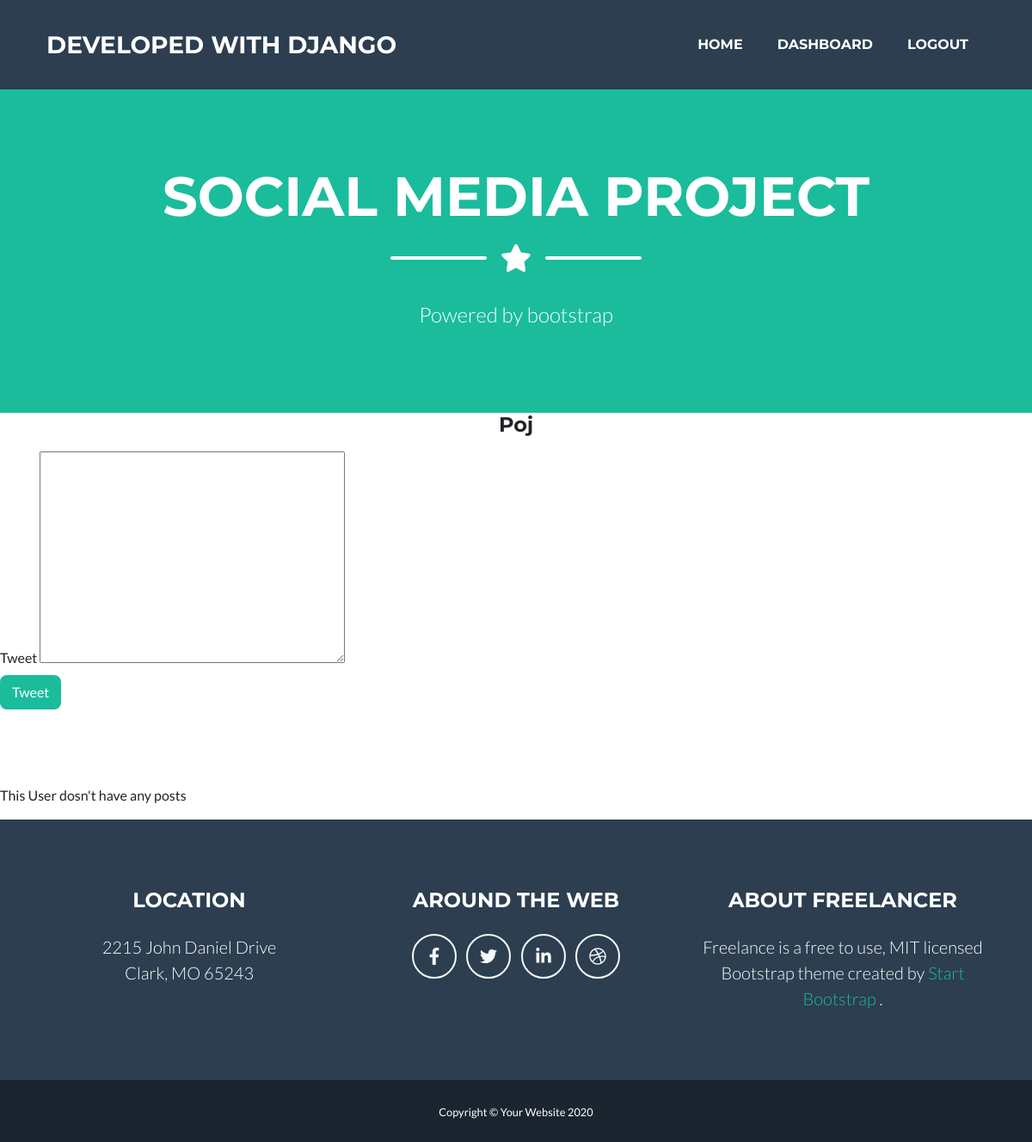
The app's page /account/dashboard/1/ (signed in), older data.
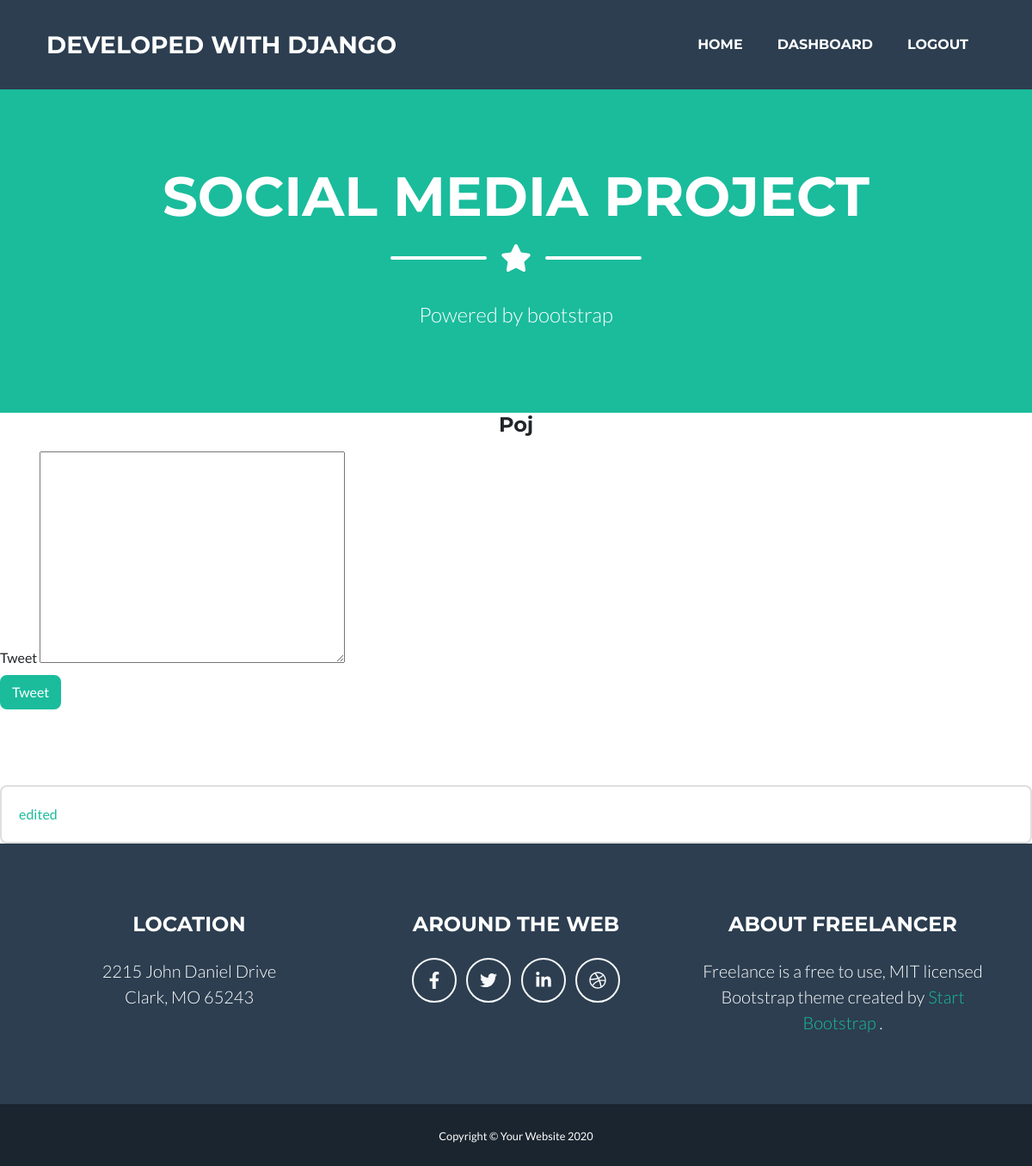
The same page, newer data.
### posts/models.py (models this page shows, shortened)
class Post (models.Model):
    user = models.ForeignKey(User, on_delete=models.CASCADE)
    body = models.TextField(max_length = 400)
    slug = models.SlugField(max_length = 20)
    created = models.DateTimeField(auto_now_add=True)
    def get_absolute_url(self):
        return reverse('posts:post_detail', args=[self.created.year,
         self.created.month,
          self.created.day,
           self.slug])

### account/views.py (the view)
# urls.py: path('dashboard/<int:user_id>/', views.user_dashboard, name = 'dashboard')
@login_required
def user_dashboard(request, user_id):
    user = get_object_or_404(User, id = user_id)
    posts = Post.objects.filter(user=user)
    if request.method == 'POST':
        form = AddPostForm(request.POST)
        if form.is_valid():
            new_post=form.save(commit=False)
            new_post.user = request.user
            new_post.slug = slugify(form.cleaned_data['body'][:15])
            new_post.save()
            messages.success(request,'Tweet done', 'success')
            return redirect('account:dashboard', user_id)
    else:
        form = AddPostForm()
    return render(request, 'account/dashboard.html', {'user':user, 'posts':posts, 'form':form})

### account/forms.py
class AddPostForm(forms.ModelForm):
    class Meta:
        model = Post
        fields = ('body',)

### account/templates/account/dashboard.html (shortened to what this page needs)
{% extends 'index.html' %}
{% block content %}
    <h4 class="text-center"> {{user.username|capfirst}} </h4>
    {% if request.user.is_authenticated %}
    {% if request.user.id == user.id %}
    <form action="" method="post" class="form-group">
        <label for="{{ form.body.id_for_label }}">Tweet</label>
        {{ form.body }}<br/>
        <input type="submit" value="Tweet" class = "btn btn-primary">
    </form>
    {% endif %}
    {% endif %}
    <br><br><br>
    {% for post in posts %}
        <div class='card'>
            <div class='card-body'> <a href="{{post.get_absolute_url}}"> {{post.body}}</a> </div>
        </div>
        {% empty %}
            <p> This User dosn't have any posts </p>
    {% endfor %}
{% endblock %}

Row changes from the older to the newer data that the page shows:
added Post: body "edited"
Text that changed along with them:
text no longer shown: "This User dosn't have any posts"
